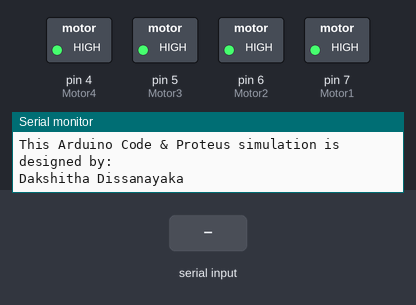
A sketch run on a simulated Arduino Uno, built with avr-gcc and run on an emulated ATmega328P. Shown: switched loads named in the sketch (green lamp = pin HIGH), the last lines printed to the serial monitor. The inputs (shaded band) are chosen by the test bench.

Above: at 1.2 s.
1.3 s: "1" received over Serial
At 2.3 s:
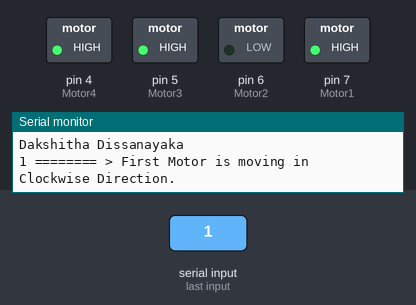
2.8 s: "2" received over Serial
At 3.5 s:
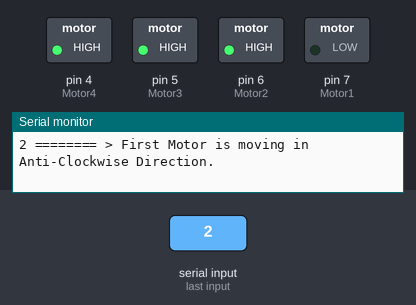
4.3 s: "3" received over Serial
At 4.6 s:
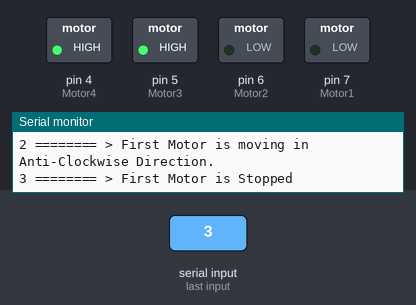
5.8 s: "4" received over Serial
At 6.9 s:
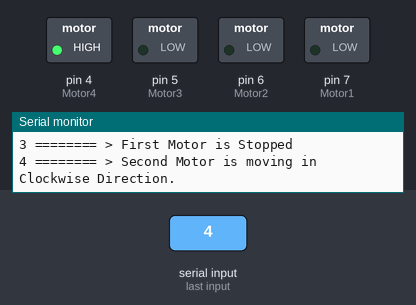
7.3 s: "5" received over Serial
At 8.2 s:
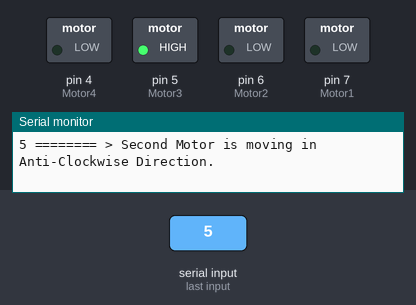
8.8 s: "6" received over Serial
At 9.2 s:
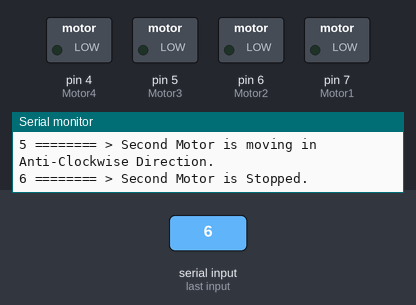
Timing chart, 0 to 11.3 s (numbered marks = the images above; inputs shaded):
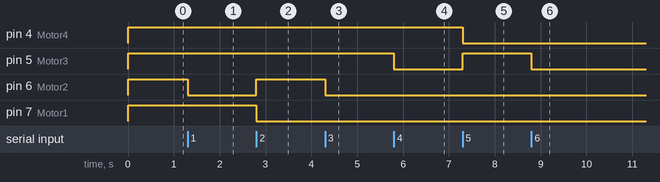

The sketch:

DC_Moter_Control.ino
```cpp
int Motor1 = 7;
int Motor2 = 6;
int Motor3 = 5;
int Motor4 = 4;

int DataCheck = 0;

void setup()
{
Serial.begin(9600);
pinMode(Motor1, OUTPUT);
pinMode(Motor2, OUTPUT);
pinMode(Motor3, OUTPUT);
pinMode(Motor4, OUTPUT);

digitalWrite(Motor1, HIGH);
digitalWrite(Motor2, HIGH);
digitalWrite(Motor3, HIGH);
digitalWrite(Motor4, HIGH);

Serial.print("This Arduino Code & Proteus simulation is designed by:");
Serial.println();
Serial.println("Dakshitha Dissanayaka");
Serial.println();
Serial.println();
Serial.println();

}

void loop()
{
if(Serial.available())
{
char data = Serial.read();
Serial.print(data);
Serial.print(" ======== > ");

if(data == '1'){DataCheck = 1; digitalWrite(Motor2, LOW);digitalWrite(Motor1, HIGH); Serial.println("First Motor is moving in Clockwise Direction.");}
if(data == '2'){DataCheck = 1; digitalWrite(Motor1, LOW);digitalWrite(Motor2, HIGH); Serial.println("First Motor is moving in Anti-Clockwise Direction.");}
if(data == '3'){DataCheck = 1; digitalWrite(Motor1, LOW);digitalWrite(Motor2, LOW); Serial.println("First Motor is Stopped");}

if(data == '4'){DataCheck = 1; digitalWrite(Motor3, LOW);digitalWrite(Motor4, HIGH); Serial.println("Second Motor is moving in Clockwise Direction.");}
if(data == '5'){DataCheck = 1; digitalWrite(Motor4, LOW);digitalWrite(Motor3, HIGH); Serial.println("Second Motor is moving in Anti-Clockwise Direction.");}
if(data == '6'){DataCheck = 1; digitalWrite(Motor3, LOW);digitalWrite(Motor4, LOW); Serial.println("Second Motor is Stopped.");}

if(DataCheck == 0){Serial.println("Invalid Command. Please Try Again !!! ");}
Serial.println();
DataCheck = 0;
}

}
```

Measured:
- after the input at 1.3 s, pin 6 (Motor2): HIGH → LOW at once
- after the input at 2.8 s, pin 6 (Motor2): LOW → HIGH at once; pin 7 (Motor1): HIGH → LOW at once
- after the input at 4.3 s, pin 6 (Motor2): HIGH → LOW at once
- after the input at 5.8 s, pin 5 (Motor3): HIGH → LOW at once
- after the input at 7.3 s, pin 4 (Motor4): HIGH → LOW at once; pin 5 (Motor3): LOW → HIGH at once
- after the input at 8.8 s, pin 5 (Motor3): HIGH → LOW at once
